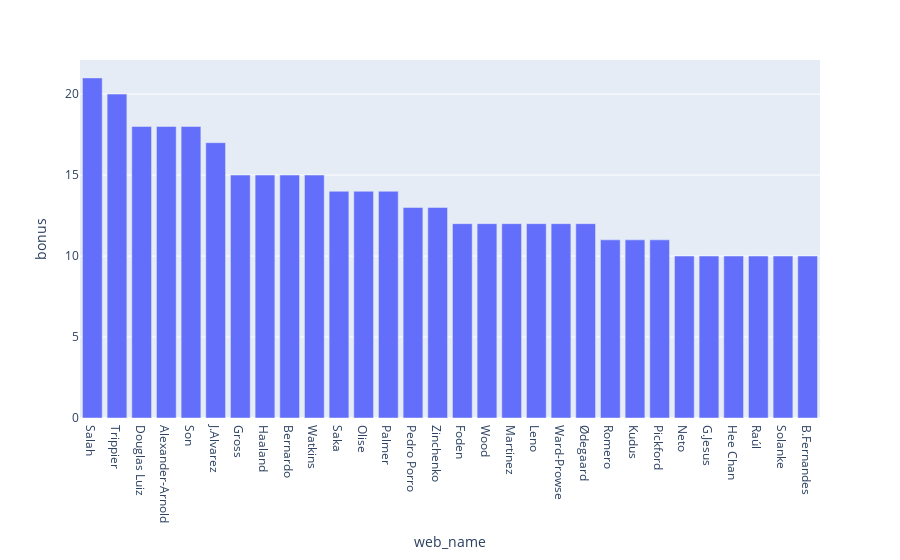

Source (notebook cell):
### Code cell
fig = px.bar(
    grouped_df.sort_values("bonus", ascending=False).head(30), x="web_name", y="bonus"
)
fig.show()

### Figure 1 — Plotly figure (JSON) as saved in the notebook; plotly's stock layout.template omitted (floating-point values rounded to 4 significant figures)
{"data": [{"alignmentgroup": "True", "hovertemplate": "web_name=%{x}<br>bonus=%{y}<extra></extra>", "legendgroup": "", "marker": {"color": "#636efa", "pattern": {"shape": ""}}, "name": "", "offsetgroup": "", "orientation": "v", "showlegend": false, "textposition": "auto", "type": "bar", "x": ["Salah", "Trippier", "Douglas Luiz", "Alexander-Arnold", "Son", "J.Alvarez", "Gross", "Haaland", "Bernardo", "Watkins", "Saka", "Olise", "Palmer", "Pedro Porro", "Zinchenko", "Foden", "Wood", "Martinez", "Leno", "Ward-Prowse", "Ødegaard", "Romero", "Kudus", "Pickford", "Neto", "G.Jesus", "Hee Chan", "Raúl", "Solanke", "B.Fernandes"], "xaxis": "x", "y": [21, 20, 18, 18, 18, 17, 15, 15, 15, 15, 14, 14, 14, 13, 13, 12, 12, 12, 12, 12, 12, 11, 11, 11, 10, 10, 10, 10, 10, 10], "yaxis": "y"}], "layout": {"barmode": "relative", "legend": {"tracegroupgap": 0}, "margin": {"t": 60}, "xaxis": {"anchor": "y", "domain": [0, 1], "title": {"text": "web_name"}}, "yaxis": {"anchor": "x", "domain": [0, 1], "title": {"text": "bonus"}}}}
